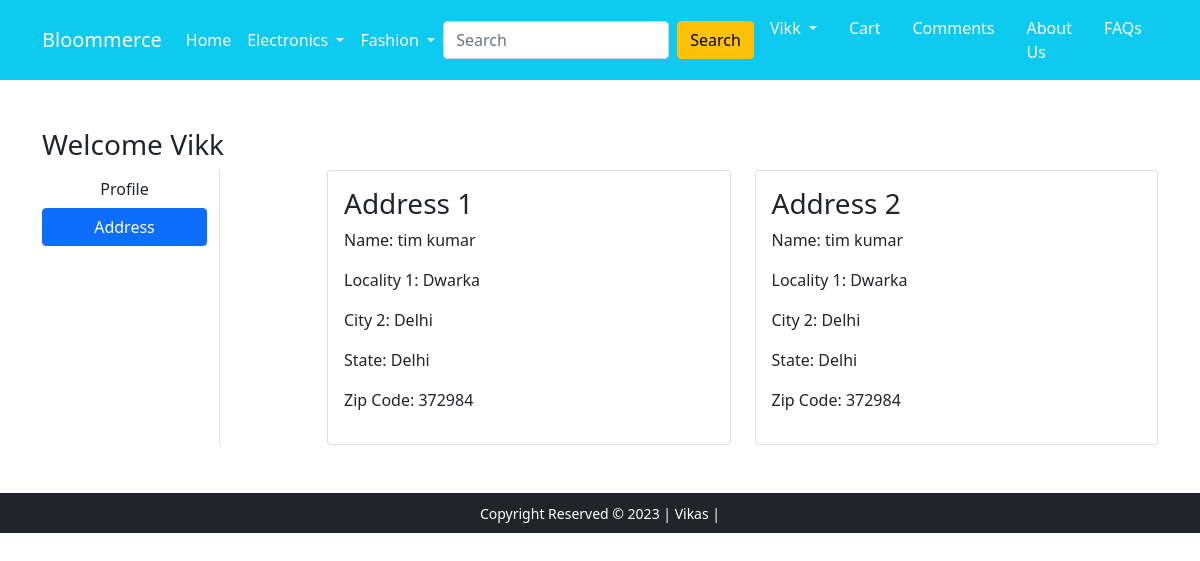
The page /address/ (signed in) on the database its author committed.
### app/models.py (models this page shows, shortened)
class Customer(models.Model):
    user = models.ForeignKey(User, on_delete=models.CASCADE)
    name = models.CharField(max_length=100)
    locality = models.CharField(max_length=100)
    city = models.CharField(max_length=40)
    zip_code = models.IntegerField()
    state = models.CharField(choices=STATE_CHOICES, max_length=50)

### app/views.py (the view)
# urls.py: path('address/', views.address, name='address'),
@login_required(login_url='/accounts/login')
def address(request):
    add = Customer.objects.filter(user=request.user)
    return render(request, 'app/address.html', {'add':add, 'active':'btn-primary'})

### app/templates/app/address.html (shortened to what this page needs)
{% extends 'app/base.html' %}
{% load static %}
{% block main-content %}
<div class="container my-5">
    <div class="row">
        <h3>Welcome <span class="text-capitalize">{{ request.user }}</span></h3>
        <div class="col-sm-2 border-end">
            <ul class="list-unstyled">
                <li class="d-grid"><a href="{% url 'profile' %}" class="btn">Profile</a></li>
                <li class="d-grid"><a href="{% url 'address' %}" class="btn {{active}}">Address</a></li>
            </ul>
        </div>
        <div class="col-sm-9 offset-sm-1">
            <div class="row">
                {% for ad in add %}
                <div class="col-sm-6">
                    <div class="card">
                        <div class="card-body">
                            <h3>Address {{forloop.counter}}</h3>
                            <p>Name: {{ad.name}}</p>
                            <p>Locality 1: {{ad.locality}}</p>
                            <p>City 2: {{ad.city}}</p>
                            <p>State: {{ad.state}}</p>
                            <p>Zip Code: {{ad.zip_code}}</p>
                        </div>
                    </div>
                </div>
                {% endfor %}
            </div>
        </div>
    </div>
</div>
{% endblock main-content %}

### app/templates/app/base.html (shortened to what this page needs)
<!doctype html>
{% load static %}
<html lang="en">
  <head>
    <link href="https://cdn.jsdelivr.net/npm/bootstrap@5.0.0-beta1/dist/css/bootstrap.min.css" rel="stylesheet">
    <link rel="stylesheet" href="{% static 'app/css/owl.carousel.min.css' %}">
    <link rel="stylesheet" href="{% static 'app/css/all.min.css' %}">
    <link rel="stylesheet" href="{% static 'app/css/style.css' %}">
  </head>
  <body>
    <nav class="navbar navbar-expand-lg navbar-dark bg-info">
     <div class="container">
       <a class="navbar-brand" href="/">Bloommerce</a>
       <div class="collapse navbar-collapse" id="navbarSupportedContent">
         <ul class="navbar-nav me-auto mb-2 mb-lg-0">
           <li class="nav-item">
             <a class="nav-link active" aria-current="page" href="/">Home</a>
           </li>
           <li class="nav-item dropdown">
             <a class="nav-link dropdown-toggle text-white" href="#" id="electronicsDropdown" role="button" data-bs-toggle="dropdown" aria-expanded="false">
               Electronics
             </a>
           </li>
           <li class="nav-item dropdown">
             <a class="nav-link dropdown-toggle text-white" href="#" id="fashionDropdown" role="button" data-bs-toggle="dropdown" aria-expanded="false">
               Fashion
             </a>
           </li>
         </ul>
         <form class="d-flex" action="{% url 'search' %}" method="get">
           <input class="form-control me-2" name="query" id="query" type="search" placeholder="Search" aria-label="Search">
           <button class="btn btn-warning" type="submit">Search</button>
         </form>
         <div>
          <ul class="navbar-nav me-auto mb-2 mb-lg-0">
            {% if request.user.is_authenticated %}
            <li class="nav-item dropdown mx-2">
                <a class="nav-link dropdown-toggle text-white" href="#" id="profileDropdown" role="button" data-bs-toggle="dropdown" aria-expanded="false">
                    {{ request.user.username|capfirst }}
                </a>
            </li>
            <li class="nav-item mx-2">
                <a href="{% url 'cart' %}" class="nav-link text-white"> Cart </a>
            </li>
            <li class="nav-item mx-2">
                <a href="{% url 'comment' %}" class="nav-link text-white">Comments</a>
            </li>
            {% endif %}
            <li class="nav-item mx-2">
              <a href="{% url 'about' %}" class="nav-link text-white">About Us</a>
            </li>
            <li class="nav-item mx-2">
              <a href="{% url 'faqs' %}" class="nav-link text-white">FAQs</a>
            </li>
          </ul>
         </div>
       </div>
     </div>
    </nav>
    {% block main-content %} {% endblock main-content %}
    <footer class="container-fluid bg-dark text-center p-2 mt-5">
        <small class="text-white">Copyright Reserved &copy; 2023 | Vikas | </small>
    </footer>
  </body>
</html>

### rows shown on the page
Customer: name "tim kumar", locality "Dwarka", city "Delhi", state "Delhi", zip_code "372984"
Customer: name "tim kumar", locality "Dwarka", city "Delhi", state "Delhi", zip_code "372984"

### other values the page prints
{{ request.user.username|capfirst }} "Vikk"
{{ request.user }} "Vikk"
